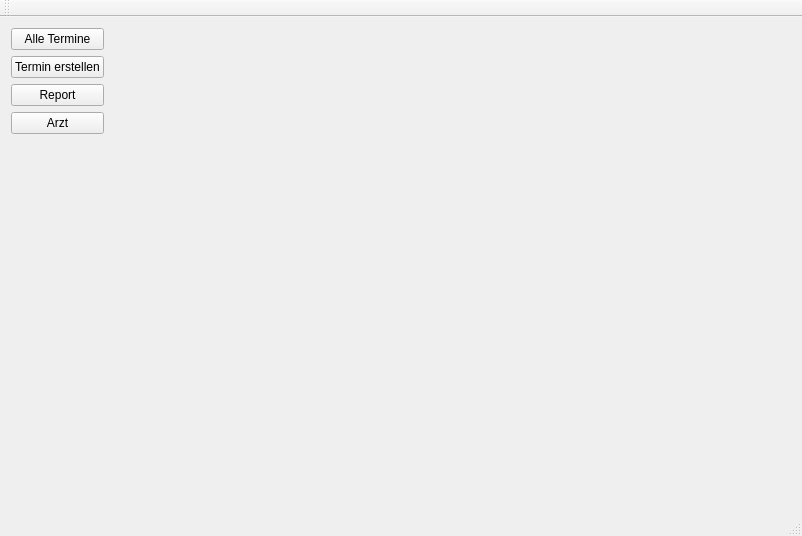
<?xml version="1.0" encoding="UTF-8"?>
<ui version="4.0">
 <class>MainWindow</class>
 <widget class="QMainWindow" name="MainWindow">
  <property name="geometry">
   <rect>
    <x>0</x>
    <y>0</y>
    <width>802</width>
    <height>536</height>
   </rect>
  </property>
  <property name="windowTitle">
   <string>QTCPClient</string>
  </property>
  <property name="styleSheet">
   <string notr="true"/>
  </property>
  <widget class="QWidget" name="centralWidget">
   <property name="maximumSize">
    <size>
     <width>746</width>
     <height>16777215</height>
    </size>
   </property>
   <layout class="QHBoxLayout" name="horizontalLayout">
    <item>
     <layout class="QVBoxLayout" name="verticalLayout">
      <item>
       <widget class="QPushButton" name="appTimelineButton">
        <property name="text">
         <string>Alle Termine</string>
        </property>
       </widget>
      </item>
      <item>
       <widget class="QPushButton" name="appointmentButton">
        <property name="text">
         <string>Termin erstellen</string>
        </property>
       </widget>
      </item>
      <item>
       <widget class="QPushButton" name="reportButton">
        <property name="text">
         <string>Report</string>
        </property>
       </widget>
      </item>
      <item>
       <widget class="QPushButton" name="docButton">
        <property name="text">
         <string>Arzt</string>
        </property>
       </widget>
      </item>
      <item>
       <spacer name="verticalSpacer">
        <property name="orientation">
         <enum>Qt::Vertical</enum>
        </property>
        <property name="sizeHint" stdset="0">
         <size>
          <width>20</width>
          <height>40</height>
         </size>
        </property>
       </spacer>
      </item>
     </layout>
    </item>
    <item>
     <layout class="QVBoxLayout" name="verticalLayout_4">
      <item>
       <widget class="QStackedWidget" name="stackedWidget">
        <widget class="QWidget" name="page_5"/>
        <widget class="QWidget" name="page_6"/>
       </widget>
      </item>
     </layout>
    </item>
   </layout>
  </widget>
  <widget class="QMenuBar" name="menuBar">
   <property name="geometry">
    <rect>
     <x>0</x>
     <y>0</y>
     <width>802</width>
     <height>22</height>
    </rect>
   </property>
  </widget>
  <widget class="QToolBar" name="mainToolBar">
   <attribute name="toolBarArea">
    <enum>TopToolBarArea</enum>
   </attribute>
   <attribute name="toolBarBreak">
    <bool>false</bool>
   </attribute>
  </widget>
  <widget class="QStatusBar" name="statusBar"/>
 </widget>
 <layoutdefault spacing="6" margin="11"/>
 <resources/>
 <connections/>
</ui>
